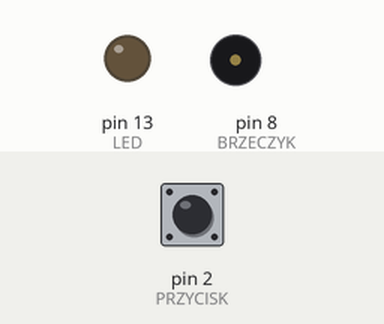
Bench run of a sketch on a simulated Arduino Uno, built with avr-gcc and run on an emulated ATmega328P. On the bench: output pins drawn as LEDs (lit = HIGH), buzzer (waves = sounding). Inputs (shaded band) come from the test bench; at power-on: pin 2 (PRZYCISK) HIGH.

Above: at 1.2 s.
1.3 s: pin 2 (PRZYCISK) pulled LOW for 0.15 s
At 2.4 s:
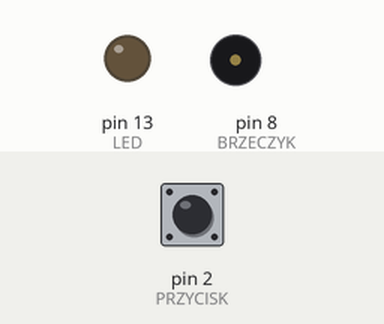
2.9 s: pin 2 (PRZYCISK) pulled LOW for 3.2 s
At 3.9 s:
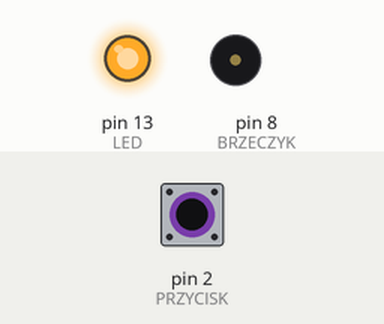
Timing chart, 0 to 7.6 s (numbered marks = the images above; inputs shaded):
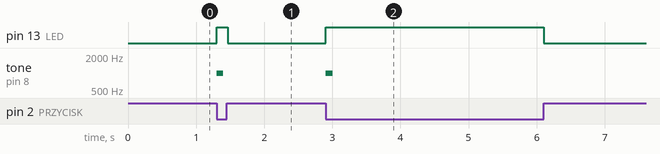

The sketch:

a10.ino
```cpp
// A10 Warunek: „jest wciśnięty” kontra „właśnie został wciśnięty”
const int PRZYCISK = 2;
const int LED = 13;
const int BRZECZYK = 8;
int poprzedni = HIGH;

void setup() {
  pinMode(PRZYCISK, INPUT_PULLUP);
  pinMode(LED, OUTPUT);
}

void loop() {
  int teraz = digitalRead(PRZYCISK);
  digitalWrite(LED, teraz == LOW);           // świeci, dopóki trzymasz
  if (poprzedni == HIGH && teraz == LOW) {   // tylko w chwili wciśnięcia
    tone(BRZECZYK, 1000, 100);               // jeden pisk na wciśnięcie
  }
  poprzedni = teraz;
  delay(20);
}
```

Measured:
- after the input at 1.3 s, pin 13 (LED): LOW → HIGH at once, → LOW 0.16 s later; tone on pin 8 (BRZECZYK): silent → 1000 Hz at once, → silent 0.10 s later
- after the input at 2.9 s, pin 13 (LED): LOW → HIGH at once, → LOW 3.2 s later; tone on pin 8 (BRZECZYK): silent → 1000 Hz at once, → silent 0.10 s later
